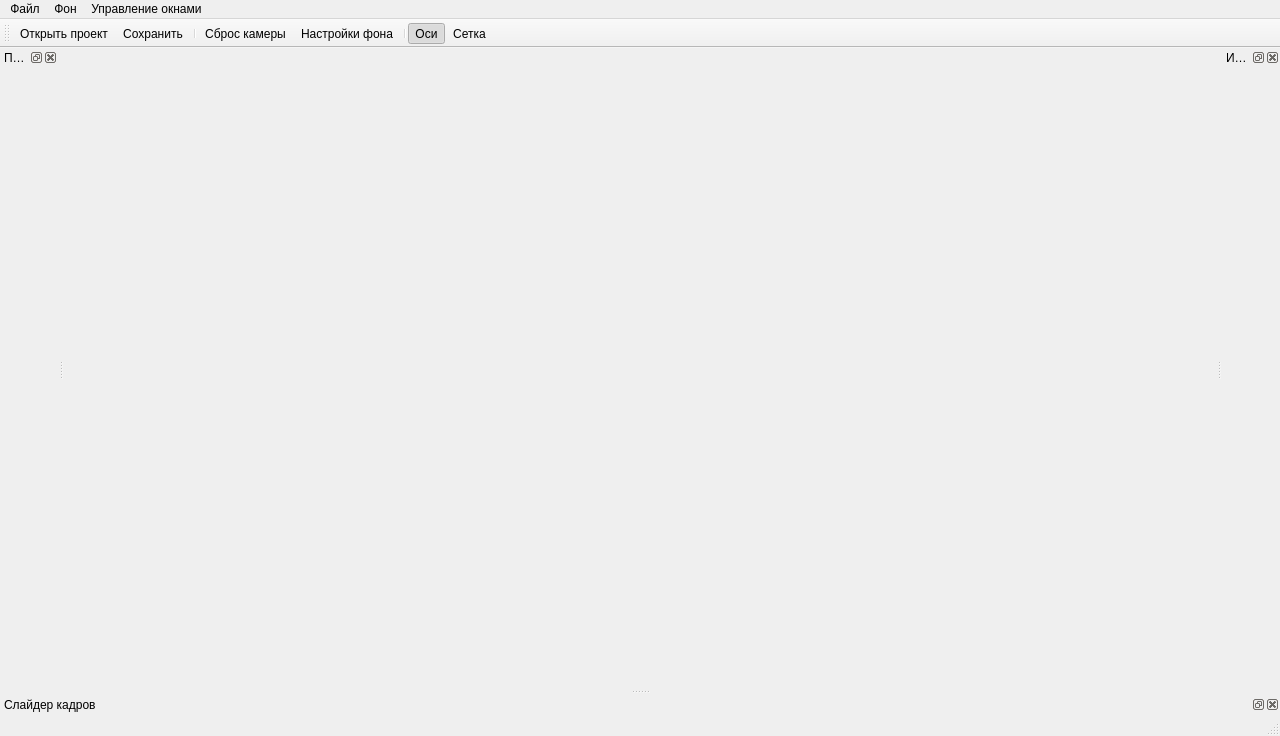
<?xml version="1.0" encoding="UTF-8"?>
<ui version="4.0">
 <class>MainWindow</class>
 <widget class="QMainWindow" name="MainWindow">
  <property name="geometry">
   <rect>
    <x>0</x>
    <y>0</y>
    <width>1280</width>
    <height>736</height>
   </rect>
  </property>
  <property name="windowTitle">
   <string>QSpace Professional</string>
  </property>
  <widget class="QWidget" name="centralwidget">
   <layout class="QVBoxLayout" name="verticalLayout_central">
    <property name="spacing">
     <number>0</number>
    </property>
    <property name="leftMargin">
     <number>0</number>
    </property>
    <property name="topMargin">
     <number>0</number>
    </property>
    <property name="rightMargin">
     <number>0</number>
    </property>
    <property name="bottomMargin">
     <number>0</number>
    </property>
   </layout>
  </widget>
  <widget class="QMenuBar" name="menubar">
   <property name="geometry">
    <rect>
     <x>0</x>
     <y>0</y>
     <width>1280</width>
     <height>33</height>
    </rect>
   </property>
   <widget class="QMenu" name="menu_file">
    <property name="title">
     <string>Файл</string>
    </property>
    <addaction name="action_open_session"/>
    <addaction name="action_save_session"/>
    <addaction name="separator"/>
    <addaction name="action_exit"/>
   </widget>
   <widget class="QMenu" name="menu_bg">
    <property name="title">
     <string>Фон</string>
    </property>
    <addaction name="action_bg_black"/>
    <addaction name="action_bg_white"/>
   </widget>
   <widget class="QMenu" name="menu">
    <property name="title">
     <string>Управление окнами</string>
    </property>
   </widget>
   <addaction name="menu_file"/>
   <addaction name="menu_bg"/>
   <addaction name="menu"/>
  </widget>
  <widget class="QToolBar" name="mainToolBar">
   <property name="windowTitle">
    <string>Панель управления</string>
   </property>
   <property name="toolButtonStyle">
    <enum>Qt::ToolButtonStyle::ToolButtonTextBesideIcon</enum>
   </property>
   <attribute name="toolBarArea">
    <enum>TopToolBarArea</enum>
   </attribute>
   <attribute name="toolBarBreak">
    <bool>false</bool>
   </attribute>
   <addaction name="action_open_session"/>
   <addaction name="action_save_session"/>
   <addaction name="separator"/>
   <addaction name="action_reset_camera"/>
   <addaction name="action_bg_settings"/>
   <addaction name="separator"/>
   <addaction name="action_toggle_axes"/>
   <addaction name="action_toggle_grid"/>
  </widget>
  <widget class="QStatusBar" name="statusbar"/>
  <widget class="QDockWidget" name="dock_properties">
   <property name="windowTitle">
    <string>Инспектор свойств</string>
   </property>
   <attribute name="dockWidgetArea">
    <number>2</number>
   </attribute>
   <widget class="QWidget" name="dockWidgetContents_props">
    <layout class="QVBoxLayout" name="verticalLayout_props"/>
   </widget>
  </widget>
  <widget class="QDockWidget" name="dockWidget_LayerExplorer">
   <property name="windowTitle">
    <string>Панель Данных</string>
   </property>
   <attribute name="dockWidgetArea">
    <number>1</number>
   </attribute>
   <widget class="QWidget" name="dockWidgetContents_LayerExplorer">
    <layout class="QVBoxLayout" name="verticalLayout_2"/>
   </widget>
  </widget>
  <widget class="QDockWidget" name="dock_timeSlider">
   <property name="windowTitle">
    <string>Слайдер кадров</string>
   </property>
   <attribute name="dockWidgetArea">
    <number>8</number>
   </attribute>
   <widget class="QWidget" name="dockWidgetContents_TimeSlider"/>
  </widget>
  <action name="action_open_session">
   <property name="enabled">
    <bool>true</bool>
   </property>
   <property name="text">
    <string>Открыть проект</string>
   </property>
  </action>
  <action name="action_save_session">
   <property name="enabled">
    <bool>true</bool>
   </property>
   <property name="text">
    <string>Сохранить</string>
   </property>
  </action>
  <action name="action_reset_camera">
   <property name="text">
    <string>Сброс камеры</string>
   </property>
  </action>
  <action name="action_bg_settings">
   <property name="text">
    <string>Настройки фона</string>
   </property>
  </action>
  <action name="action_bg_black">
   <property name="text">
    <string>Черный фон</string>
   </property>
  </action>
  <action name="action_bg_white">
   <property name="text">
    <string>Белый фон</string>
   </property>
  </action>
  <action name="action_toggle_axes">
   <property name="checkable">
    <bool>true</bool>
   </property>
   <property name="checked">
    <bool>true</bool>
   </property>
   <property name="text">
    <string>Оси</string>
   </property>
  </action>
  <action name="action_toggle_grid">
   <property name="checkable">
    <bool>true</bool>
   </property>
   <property name="text">
    <string>Сетка</string>
   </property>
  </action>
  <action name="action_exit">
   <property name="text">
    <string>Выход</string>
   </property>
  </action>
 </widget>
 <resources/>
 <connections/>
</ui>
